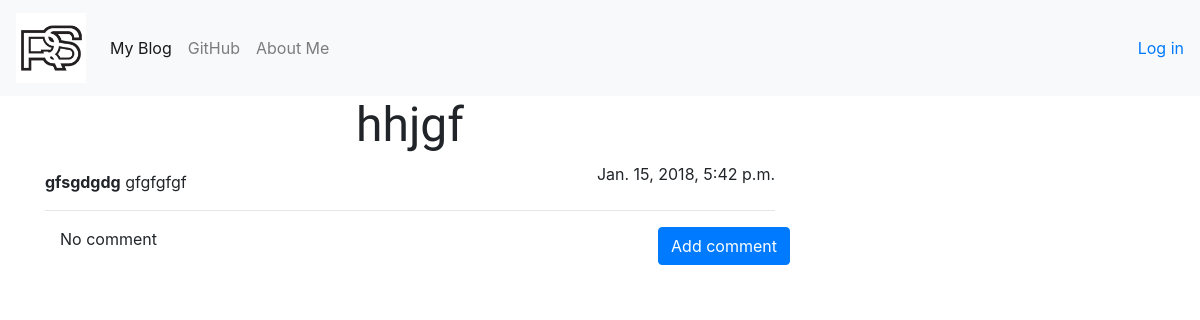
Page /post/21/ on the earlier database version.
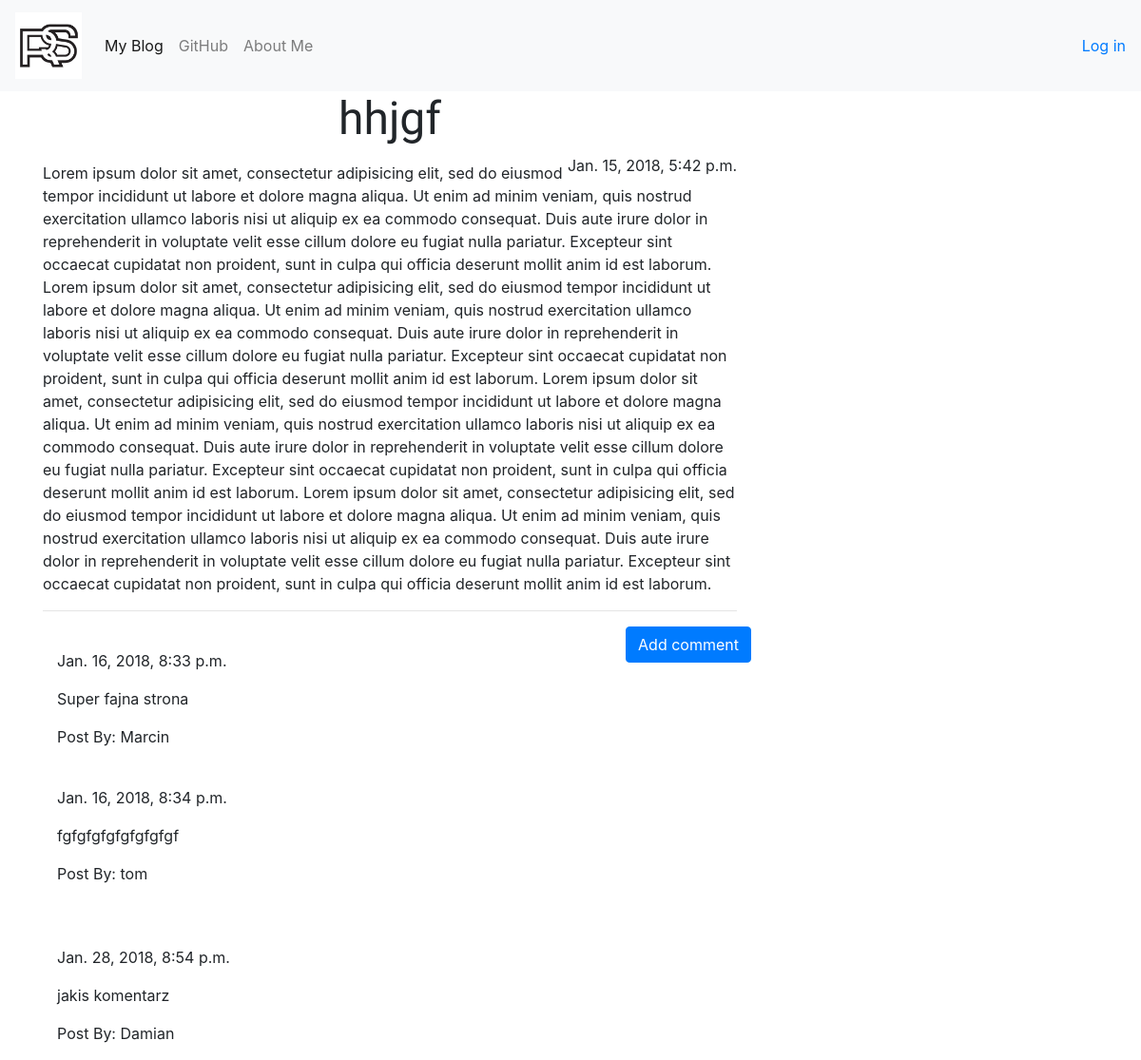
Same page on the later database version.
### blog/models.py (models this page shows, shortened)
class Post(models.Model):
    author = models.ForeignKey('auth.User', on_delete = models.CASCADE)
    title = models.CharField(max_length=200)
    text = models.TextField()
    create_date = models.DateTimeField(default=timezone.now)
    published_date = models.DateTimeField(blank=True, null=True)
    image = models.ImageField(upload_to='images/',blank=True,null=True)

class Comment(models.Model):
    post = models.ForeignKey('blog.Post', related_name='comments',on_delete = models.CASCADE)
    author = models.CharField(max_length=200)
    text = models.TextField()
    create_date = models.DateTimeField(default=timezone.now)
    approved_comment = models.BooleanField(default=False)

### blog/views.py (the view)
# urls.py: path('post/<int:pk>/',views.PostDetailView.as_view(),name='post_detail'),
class PostDetailView(DetailView):
    model = Post

### blog/templates/blog/post_detail.html (shortened to what this page needs)
{% extends "blog/base.html" %}
{% block content %}
  <h1 class="posttitle loader">{{post.title}}</h1>
  {% if post.published_date %}
    <div class="date postdate">
      {{ post.published_date}}
    </div>
  {% else %}
    <a class="btn btn-dafault" href="{% url 'post_publish' pk=post.pk %}">Publish</a>
  {% endif %}
  <p class="postcontent">{{post.text|safe|linebreaksbr}}</p>
  <hr>
  <a class="btn btn-primary btn-comment" href="{% url 'add_comment_to_post' pk=post.pk %}">Add comment</a>
  <div class="container">
    {% for comment in post.comments.all %}
    <br>
      {% if user.is_authenticated or comment.approved_comment %}
        {{comment.create_date}}
          <p>{{comment.text|safe|linebreaks}}</p>
          <p>Post By: {{comment.author}}</p>
      {% endif %}
    {% empty %}
      <p>No comment</p>
    {% endfor %}
  </div>
{% endblock %}

### blog/templates/blog/base.html (shortened to what this page needs)
<!DOCTYPE html>
{% load static %}
<html>
  <head>
      <link rel="stylesheet" href="https://maxcdn.bootstrapcdn.com/bootstrap/4.0.0-beta.3/css/bootstrap.min.css">
      <link rel="stylesheet" href="//cdn.jsdelivr.net/npm/medium-editor@latest/dist/css/medium-editor.min.css" type="text/css" media="screen" charset="utf-8">
      <link rel="stylesheet" href="{% static 'css/blog.css' %}">
  </head>
  <body class="loader">
    <nav class="navbar navbar-expand-lg navbar-light bg-light techfont">
      <a class="navbar-brand" mb-0 h1><img src="{% static 'media/RS.png' %}" width="70" height="70" alt=""></a>
      <div class="collapse navbar-collapse" id="navbarSupportedContent">
        <ul class="navbar-nav mr-auto">
          <li class="nav-item active">
            <a class="nav-link" href="{% url 'post_list' %}">My Blog<span class="sr-only">(current)</span></a>
          </li>
          <li class="nav-item">
            <a class="nav-link" href="http://www.github.com/Sevil37">GitHub</a>
          </li>
          <li class="nav-item">
            <a class="nav-link" href="{% url 'about' %}">About Me</a>
          </li>
        </ul>
        <ul class="navbar-nav nav-justify-content-end">
          {% if user.is_authenticated %}
            <li>
              <a class="nav-link" href="{% url 'post_new' %}">New Post</a>
            </li>
            <li>
              <a class="nav-link" href="{% url 'post_draft_list' %}">Drafts</a>
            </li>
            <li>
              <a class="nav-link">Welcome: {{user.username}}</a>
            </li>
            <li>
              <a class="nav-link" href="{% url 'logout' %}">(Log Out)</a>
            </li>
          {% else%}
            <li><a class="navbar-nav justify-content-end" href="{% url 'login' %}">Log in</a></li>
          {% endif %}
        </ul>
      </div>
    </nav>
      <div class="content container">
        <div class="row">
          <div class="col-md-8">
            <div class="blog_posts">
              {% block content %}
              {% endblock %}
            </div>
          </div>
        </div>
      </div>
  </body>
</html>

### blog/static/css/blog.css (style rules this page uses)
.loader { filter:hue-rotate(0deg); color:linear-gradient(45deg,#0f8,#08f); animation:hue 10000ms infinite linear; }
.postdate { text-shadow: center; }
.posttitle { font-family: 'Russo One', sans-serif; font-size: 3em; text-align: center; }
.date { float: right; }
.postcontent { font-family: 'Montserrat'; font-size: 1.5em; }
.btn-comment { position: absolute; right: 0px; }

Differences in the rows shown:
changed Post "hhjgf": text "gfsgdgdg gfgfgfgf" → "Lorem ipsum dolor sit amet, consectetur adipisicing elit, sed do eiusmod tempor incididunt ut labore et dolore magna aliqua. Ut enim ad minim veniam, quis nostrud exercitation ullamco laboris nisi ut aliquip ex ea commodo consequat. Duis aute irure dolor in reprehenderit in voluptate velit esse cillum dolore eu fugiat nulla pariatur. Excepteur sint occaecat cupidatat non proident, sunt in culpa qui officia deserunt mollit anim id est laborum. Lorem ipsum dolor sit amet, consectetur adipisicing elit, sed do eiusmod tempor incididunt ut labore et dolore magna aliqua. Ut enim ad minim veniam, quis nostrud exercitation ullamco laboris nisi ut aliquip ex ea commodo consequat. Duis aute irure…"
added Comment: create_date "Jan. 16, 2018, 8:33 p.m.", text "Super fajna strona", author "Marcin"
added Comment: create_date "Jan. 16, 2018, 8:34 p.m.", text "fgfgfgfgfgfgfgfgf", author "tom"
added Comment: create_date "Jan. 28, 2018, 8:54 p.m.", text "jakis komentarz", author "Damian"
Other differences:
text no longer shown: "No comment"
